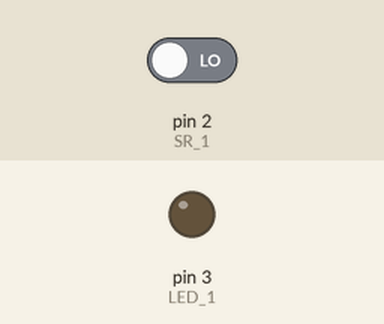
This sketch was run on a simulated Arduino Uno, built with avr-gcc and run on an emulated ATmega328P. Shown: output pins drawn as LEDs (lit = HIGH). The test bench sets the inputs (shaded band); at power-on: pin 2 (SR_1) LOW.

Above: at 2.8 s.
2.9 s: pin 2 (SR_1) driven HIGH
At 3.5 s:
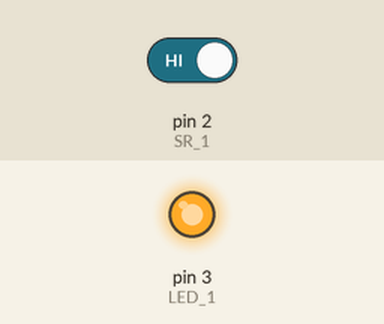
4.5 s: pin 2 (SR_1) driven LOW
At 6.2 s:
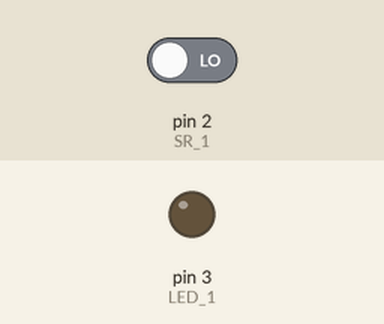
Timing chart, 0 to 7.7 s (numbered marks = the images above; inputs shaded):
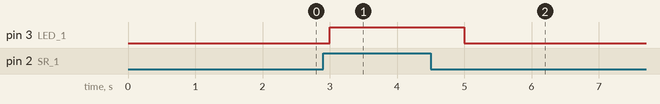

Measured:
- after the input at 2.9 s, pin 3 (LED_1): LOW → HIGH after 0.10 s
- after the input at 4.5 s, pin 3 (LED_1): HIGH → LOW after 0.50 s

The sketch:

basic.ino
```cpp
#define LED_1 3
#define SR_1 2
void setup()
{
  // led
  pinMode(LED_1, OUTPUT);
  // sendor
  pinMode(SR_1,INPUT);
  // frquencia da comunicação serial
  Serial.begin(9600);
}
// estado do sendor
bool estadpSR__1() {
  return digitalRead(SR_1);
}
void loop()
{
  // leitura
  if (estadpSR__1() == true) {
  	digitalWrite(LED_1, HIGH);
  	delay(1000); // Wait for 1000 millisecond(s)
  } else {
    digitalWrite(LED_1, LOW);
  	delay(1000); // Wait for 1000 millisecond(s)
  }
}
```
